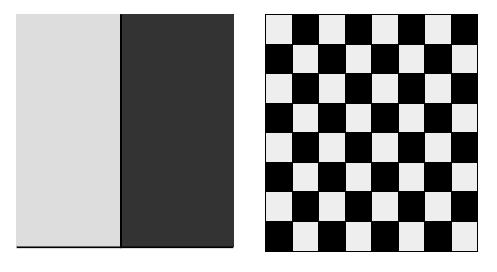
#> input picture pract/checker.jpg, 497 x 272 px
$ python 3.py
#> lines starting #> are read from the running program, lines starting #| are printed output that depends on the picture
import numpy as np

import cv2

from pylab import *

import matplotlib.pyplot as plt

img=cv2.imread("checker.jpg",0)
#> img is the input picture: shape (272, 497); min 0, max 255, mean 153.6

plt.hist(img.ravel(),256,[0,256]);
plt.savefig("hist.jpg")
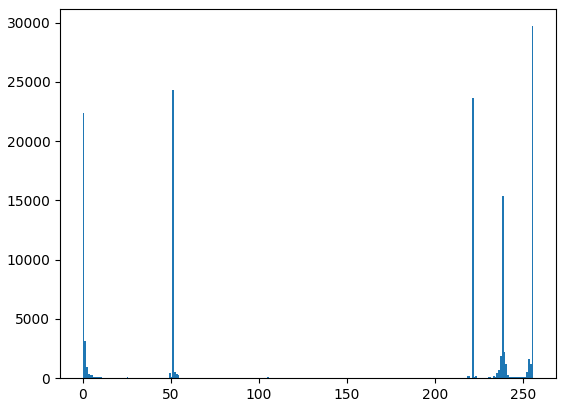
#> figure drawn by matplotlib, 1 panel; tallest bar 29704 high, from x = 255 to 256
plt.show()


blur=np.zeros(img.shape,dtype=float64)

n=3

for i in range(img.shape[0]):
	for j in range(img.shape[1]):
		temp=0
		for k in range(n):
			for l in range(n):
				if i+k<(img.shape[0]) and i+k>=0 and j+l<(img.shape[1]) and j+l>=0:
					temp +=img[i+k][j+l]
		blur[i][j] = temp
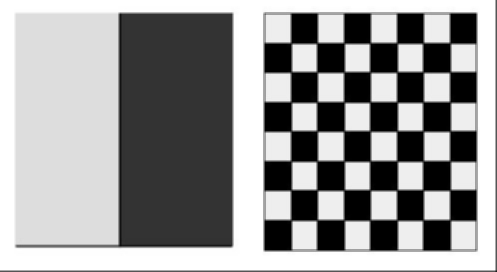
#> blur: shape (272, 497) float64; min 0, max 2295, mean 1369.8; drawn with min black and max white
blur=blur/(n*n)
print("BLUR")
print(blur)
#> (printed output is left out)
cv2.imwrite("blur.jpg",blur)
plt.hist(blur.ravel(),256,[0,256]);
plt.savefig("hist_blur.jpg")
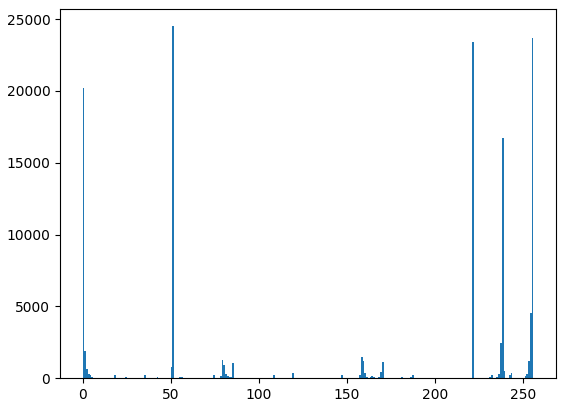
#> figure drawn by matplotlib, 1 panel; tallest bar 24506 high, from x = 51 to 52
plt.show()
